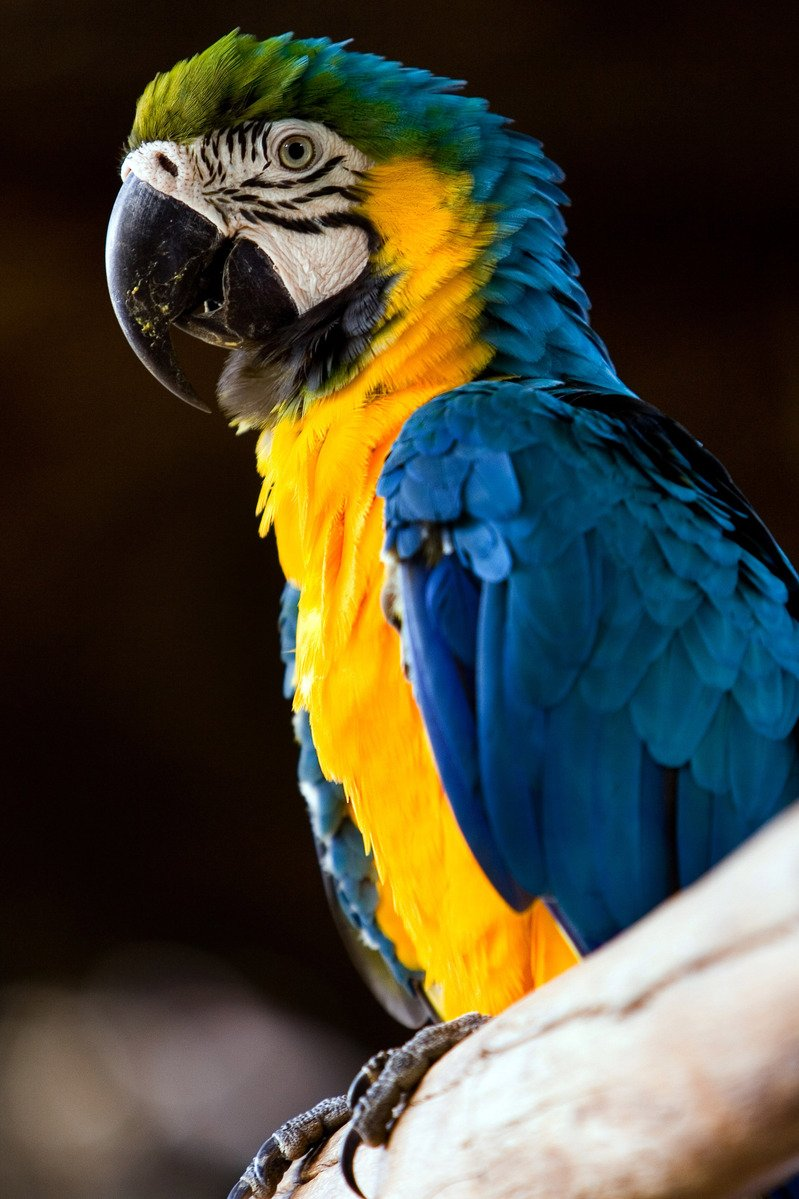
#> input picture clase6/jupyter_notebooks/curious-bird.jpg, 799 x 1199 px
$ jupyter execute pca.ipynb
#> lines starting #> are read from the running program, lines starting #| are printed output that depends on the picture
[cell 1]
import pandas as pd
import numpy as np
import matplotlib.pyplot as plt
import seaborn as sns

from sklearn.datasets import load_digits

# Análisis de componentes principales

Trabajar directamente con datos de alta dimensión, como imágenes, presenta algunas dificultades: es difícil de analizar, la interpretación es difícil, la visualización es casi imposible y el almacenamiento de los vectores de datos puede ser caro.

Sin embargo, los datos de alta dimensión suelen tener características que podemos aprovechar. Por ejemplo, los datos de alta dimensión suelen estar redundantes, es decir, muchas dimensiones son redundantes y pueden explicarse mediante una combinación de otras dimensiones. Además, las dimensiones de los datos suelen estar correlacionadas de modo que los datos poseen una estructura intrínseca de menor dimensión.

La reducción de dimensionalidad explota la estructura y la correlación y nos permite trabajar con una representación más compacta de los datos, idealmente sin perder información.

El análisis de componentes principales (PCA) es un algoritmo para la reducción de dimensionalidad lineal. PCA existe desde hace más de 100 años y sigue siendo una de las técnicas más utilizadas para la compresión y visualización de datos. También se utiliza para la identificación de patrones simples, factores latentes y estructuras de datos de alta dimensión.

Para este notebook vamos a trabajar con el dataset [conjuntos de datos de dígitos escritos a mano de UCI ML](https://archive.ics.uci.edu/ml/datasets/Optical+Recognition+of+Handwriting+Digits).

El conjunto de datos contiene imágenes de dígitos escritos a mano: 10 clases donde cada clase hace referencia a un dígito. De un total de 43 personas, 30 contribuyeron al conjunto de entrenamiento y 13 al conjunto de prueba. Los mapas de bits de 32x32 se dividen en bloques de 4x4 que no se superponen y se cuenta el número de píxeles en cada bloque. Esto genera una matriz de entrada de 8x8 donde cada elemento es un número entero en el rango de 0 a 16.

Son un total de 1797 muestras.

[cell 2]
digits = load_digits()
digits.data.shape

Veamos algunas de las imágenes:

[cell 3]
fig, axes = plt.subplots(5, 5, figsize=(6, 6),
                         subplot_kw={'xticks':[], 'yticks':[]},
                         gridspec_kw=dict(hspace=0.1, wspace=0.1))

for i, ax in enumerate(axes.flat):
    ax.imshow(digits.images[i], cmap='Blues', interpolation='nearest')

Es decir que en estas imágenes tienen 64 dimensiones, veamos como se organizan las mismas si aplicamos PCA de 2 dimensiones. Para ello usamos la clase [PCA](https://scikit-learn.org/stable/modules/generated/sklearn.decomposition.PCA.html) de Scikit-Learn:

[cell 4]
from sklearn.decomposition import PCA
pca = PCA(n_components=2) # Proyectamos de 64 a 2 dimensiones
pca.fit(digits.data)

[cell 5]
projected = pca.transform(digits.data)

[cell 6]
print(digits.data.shape)
print(projected.shape)

Los componentes que encontramos son:

[cell 7]
print(pca.components_.shape)
print(pca.components_)

Vemos que son 2 de 64 elementos, además vemos dado que son vectores propios se cumple:

El producto escalar entre los dos componentes es cero:

[cell 8]
np.dot(pca.components_[0], pca.components_[1])

Y el módulo de ambos es uno:

[cell 9]
np.linalg.norm(pca.components_[0])

[cell 10]
np.linalg.norm(pca.components_[1])

Además también tenemos los valores propios:

[cell 11]
pca.singular_values_

La varianza explicada de cada componente:

[cell 12]
pca.explained_variance_

Y la varianza explicada relativa:

[cell 13]
pca.explained_variance_ratio_

También tenemos la media que es necesaria restarla al principio ya que los componentes solo tienen en cuenta la media:

[cell 14]
pca.mean_

Dado que es de dos dimensiones, podemos graficar en un gráfico de dispersión:

[cell 15]
sns.set()

plt.scatter(projected[:, 0], projected[:, 1], c=digits.target, edgecolor='none', alpha=0.75,
            cmap='Dark2')
plt.xlabel('Componente 1')
plt.ylabel('Componente 2')
plt.colorbar();

Se puede considerar el PCA como un proceso de elección de funciones base óptimas, de modo que sumar solo las primeras sea suficiente para reconstruir adecuadamente la mayor parte de los elementos del conjunto de datos.

Podemos usar 8 componentes (mas la media), dado que nos quedan representaciones del mismo tamaño de la imágen podemos visualizarlas:

[cell 16]
n_components=8

pca = PCA(n_components=n_components)
Xproj = pca.fit_transform(digits.data)

mean_img = pca.mean_.reshape(8, -1)

components = pca.components_.reshape(8, 8, -1)

[cell 17]
sns.set_style('white')
f, ax = plt.subplots(1, 9, sharey=True, figsize=(14, 14))
ax[0].imshow(mean_img, cmap='Reds', interpolation='nearest')
ax[0].set_xticks([])
ax[0].set_yticks([])
ax[0].set_xlabel("Media")
for i in range(8):
    ax[i+1].imshow(components[i], cmap='Reds', interpolation='nearest')
    ax[i+1].set_xticks([])
    ax[i+1].set_yticks([])
    ax[i+1].set_xlabel(f"comp. {i+1}")
plt.tight_layout()
plt.show()
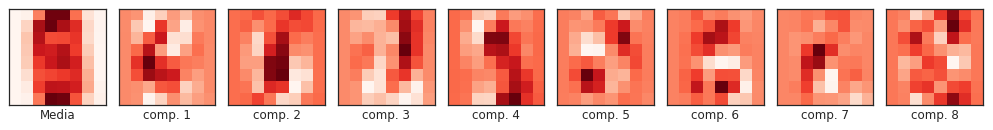
#> figure drawn by matplotlib, 9 panels

PCA permite recuperar las características destacadas (saliencia) de la imagen con solo una media más ocho componentes. La cantidad de cada píxel en cada componente es el analogo de la orientación del vector en 2-D.

Una imágen usando 8 componentes lo podemos representar con la fórmula:

[cell 18]
equation = "img_8_comp = media "
for i in range(n_components):
    equation += f"+ {pca.singular_values_[i]:.0f} comp_{i+1} "
print(equation)

[cell 19]
f, ax = plt.subplots(1, 2, figsize=(4, 4))
ax[0].imshow(digits.data[-1].reshape(8, -1), cmap='Blues_r', interpolation='nearest')
ax[0].set_xticks([])
ax[0].set_yticks([])
ax[0].set_title("Imágen original")

# Obtenemos la imagen usando 8 componentes
approx = pca.mean_.copy()
for i in range(n_components):
    approx += Xproj[-1][i] * pca.components_[i]

ax[1].imshow(approx.reshape(8, -1), cmap='Reds_r', interpolation='nearest')
ax[1].set_xticks([])
ax[1].set_yticks([])
ax[1].set_title("Imágen 8 comp.")

plt.tight_layout()
plt.show()
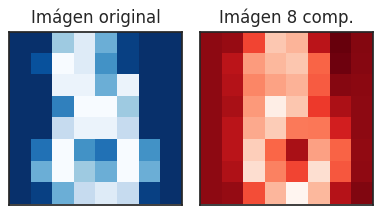
#> figure drawn by matplotlib, 2 panels

## Elección del número de componentes

Una parte importante del uso de PCA es determinar cuántos componentes se necesitan para describir los datos. Esto se puede determinar observando el índice de varianza explicada acumulada en función del número de componentes:

[cell 20]
sns.set()
pca = PCA().fit(digits.data)

plt.plot(np.cumsum(pca.explained_variance_ratio_))
plt.plot([12, 12], [0.2, 1.0], color="r", linestyle="--")
plt.xlabel('Número de componentes')
plt.ylabel('Varianza explicada acumulada');
#> figure, not shown here; curve peaks at x = 60, y = 1

Esta curva cuantifíca qué parte de la varianza total de 64 dimensiones está contenida dentro de los primeros N componentes.

Por ejemplo, se observa que con los dígitos los primeros 12 componentes contienen aproximadamente el 80% de la varianza, mientras que se necesitan alrededor de 50 componentes para describir cerca del 100% de la varianza.

## Comprimiendo imágenes

Un ejemplo muy visual de PCA es comprimir una imágen y visualizar cuanta calidad perdemos en diferentes componentes.

Para este ejemplo, vamos a usar [Scikit-Image](https://scikit-image.org/) el cual nos ofrece algoritmos de procesamiento de imágenes.

[cell 21]
import skimage

[cell 22]
path = './curious-bird.jpg'

image_orig = skimage.io.imread(path) # Load image
#> image_orig is the input picture: shape (1199, 799, 3); mean R, G, B 74, 72.8, 57.7

[cell 23]
sns.set_style('white')

f, ax = plt.subplots(figsize=(4, 5))
ax.imshow(image_orig)
ax.set_xticks([])
ax.set_yticks([]);

Trabajar con imágenes en color posee la dificultad de que se trata de 3 canales de color. En esencia, son 3 imágenes en una, donde cada canal de color define una única imagen.

[cell 24]
f, ax = plt.subplots(1,3, figsize=(4*3, 5))
ax[0].imshow(image_orig[:,:,0], cmap="Reds_r")
ax[1].imshow(image_orig[:,:,1], cmap="Greens_r")
ax[2].imshow(image_orig[:,:,2], cmap="Blues_r")
ax[0].set_xticks([])
ax[0].set_yticks([])
ax[1].set_xticks([])
ax[1].set_yticks([])
ax[2].set_xticks([])
ax[2].set_yticks([])
plt.tight_layout();
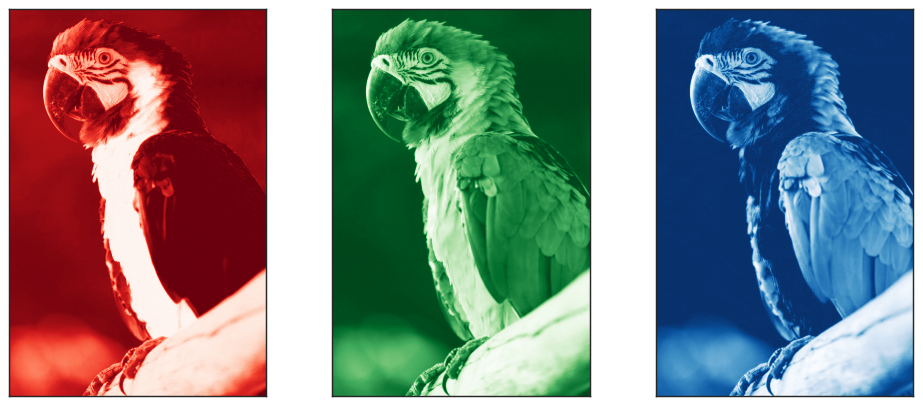
#> figure drawn by matplotlib, 3 panels

Para simplificar el problema al tratar con datos de entrada multicanal, transformamos la imagen en color en una matriz bidimensional apilando los canales de color uno encima del otro.

[cell 25]
width = image_orig.shape[0]
#> width = 1199
height = image_orig.shape[1]
#> height = 799
channels = image_orig.shape[2]
#> channels = 3

image = image_orig.reshape(width, height*channels)
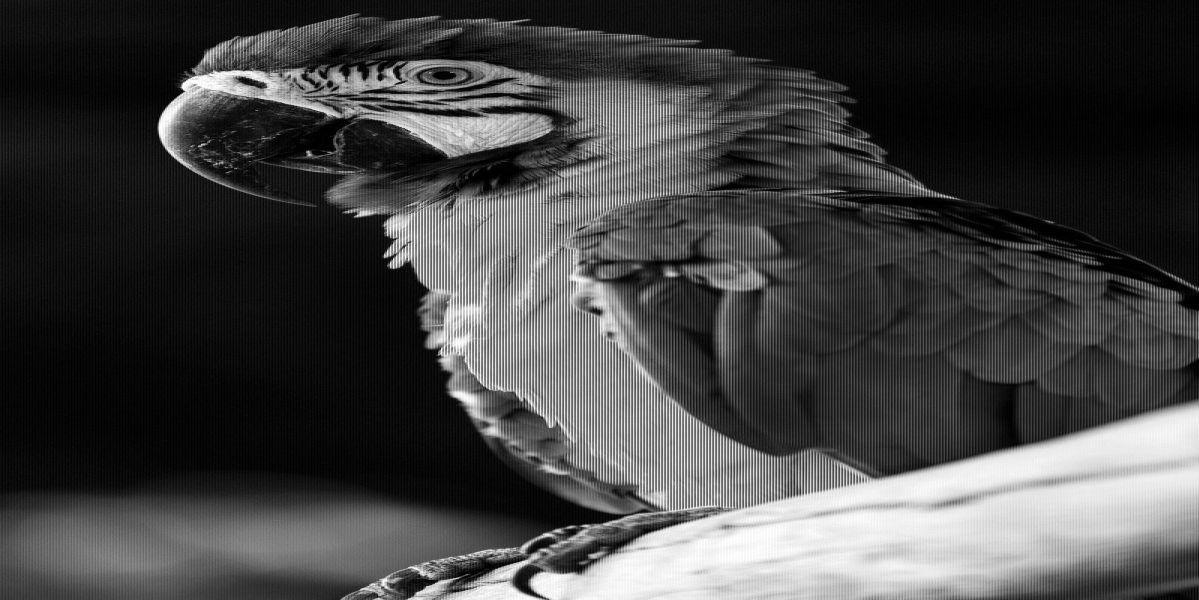
#> image: shape (1199, 2397) (shown at 1/2 size); min 0, max 255, mean 68.2

[cell 26]
image.shape
#> Out = (1199, 2397)

Ahora comprimimos la imágen, veamos como la varianza explicada se acumula:

[cell 27]
sns.set()
pca = PCA().fit(image.astype("float"))

plt.plot(np.cumsum(pca.explained_variance_ratio_))
plt.plot([4, 4], [0.5, 0.8], color="r", linestyle="--")
plt.plot([25, 25], [0.5, 0.95], color="r", linestyle="--")
plt.plot([90, 90], [0.5, 0.99], color="r", linestyle="--")

plt.xlim([-10, 150])
plt.xlabel('Número de componentes')
plt.ylabel('Varianza explicada acumulada');
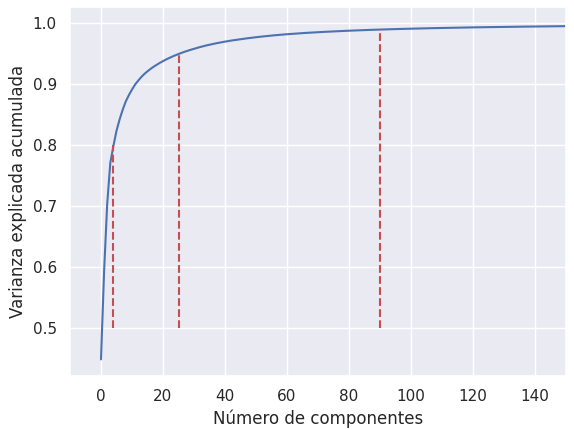
#> figure drawn by matplotlib, 1 panel; curve peaks at x = 1197, y = 1

Vemos que con:

- 5 componentes explicamos el 80% de la varianza.
- 26 componentes explicamos el 95% de la varianza.
- 90 componentes explicamos el 99% de la varianza.

[cell 28]
def compress_image(n_components, image, size):
#> called with n_components = 5, size = (1199, 799, 3)
    pca = PCA(n_components=n_components)
    image_compressed = pca.fit_transform(image.astype("float"))
#> image_compressed = 1199 rows, first 6: [-1926.6, -1190.6, -1346.9, -1414.7, 569.5], [-1922.7, -1201.4, -1348.9, -1420.1, 573.2], [-1915.5, -1189.6, -1351.9, -1421.5, 566.7], [-1917.3, -1184.3, -1348.5, -1420.3, 565], [-1926.3, -1199.1, -1348.9, -1424.1, 574.1], [-1922.5, -1196.5, -1356.1, -1425.6, 572.9]
    return pca.inverse_transform(image_compressed).reshape(size).astype("uint8")

[cell 29]
image_4 = compress_image(5, image, image_orig.shape)
image_26 = compress_image(26, image, image_orig.shape)
image_90 = compress_image(90, image, image_orig.shape)
#> call 3 of compress_image, with n_components = 90, size = (1199, 799, 3)
#> in compress_image (call 3), `image_compressed = pca.fit_transform(image.astype("float"))`:
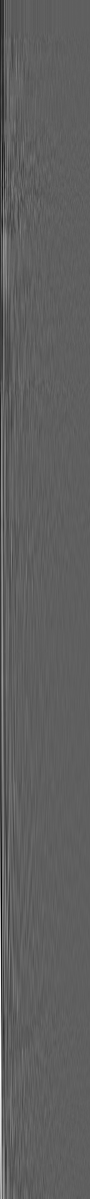
#> image_compressed: shape (1199, 90) float64; min -3002.2, max 4981.5, mean 0; drawn with min black and max white
image_200 = compress_image(200, image, image_orig.shape)
#> call 4 of compress_image, with n_components = 200, size = (1199, 799, 3)
#> in compress_image (call 4), `image_compressed = pca.fit_transform(image.astype("float"))`:
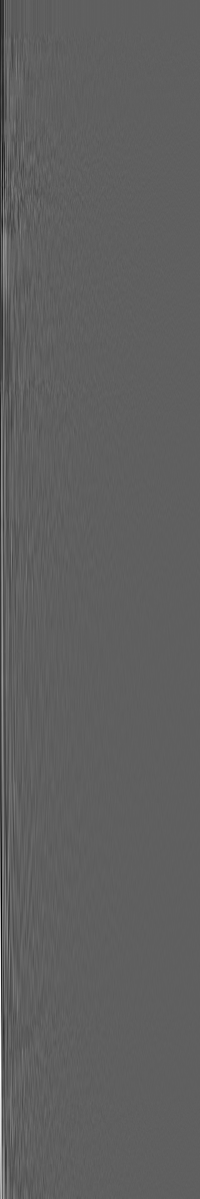
#> image_compressed: shape (1199, 200) float64; min -3002.2, max 4981.5, mean 0; drawn with min black and max white
#> in compress_image (call 4), `return pca.inverse_transform(image_compressed).reshape(size).astype("u..`:
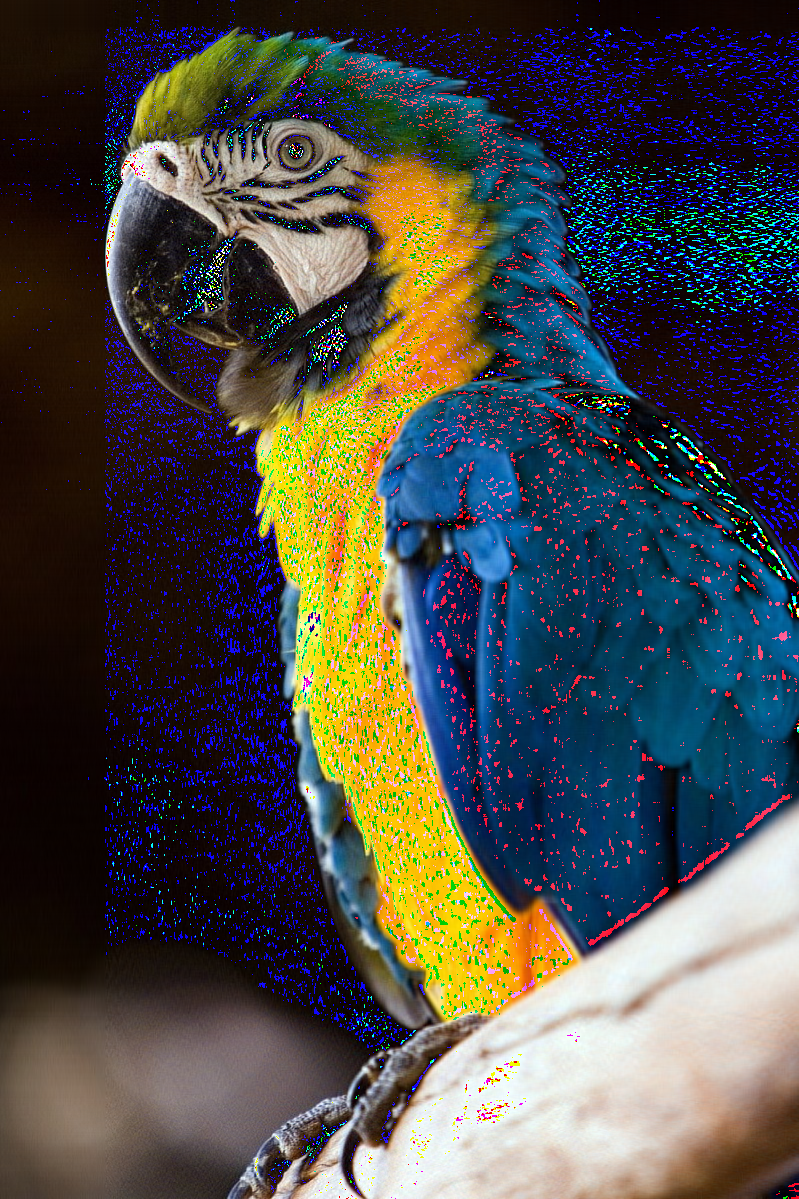
#> returned value: shape (1199, 799, 3); mean of channels 0, 1, 2 74.6, 74.5, 71.4; drawn as R, G, B
image_400 = compress_image(400, image, image_orig.shape)
#> in compress_image (call 5), `image_compressed = pca.fit_transform(image.astype("float"))`:
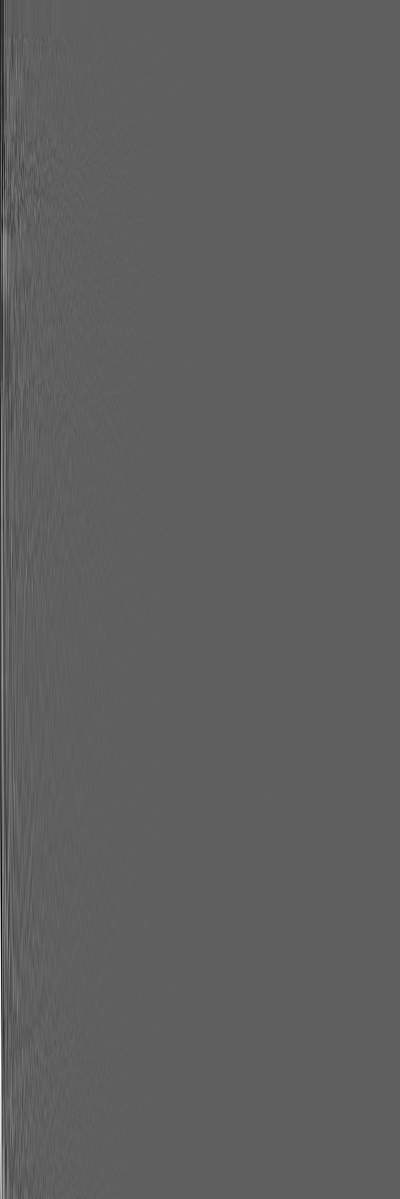
#> image_compressed: shape (1199, 400) float64; min -3002.2, max 4981.5, mean 0; drawn with min black and max white
#> in compress_image (call 5), `return pca.inverse_transform(image_compressed).reshape(size).astype("u..`:
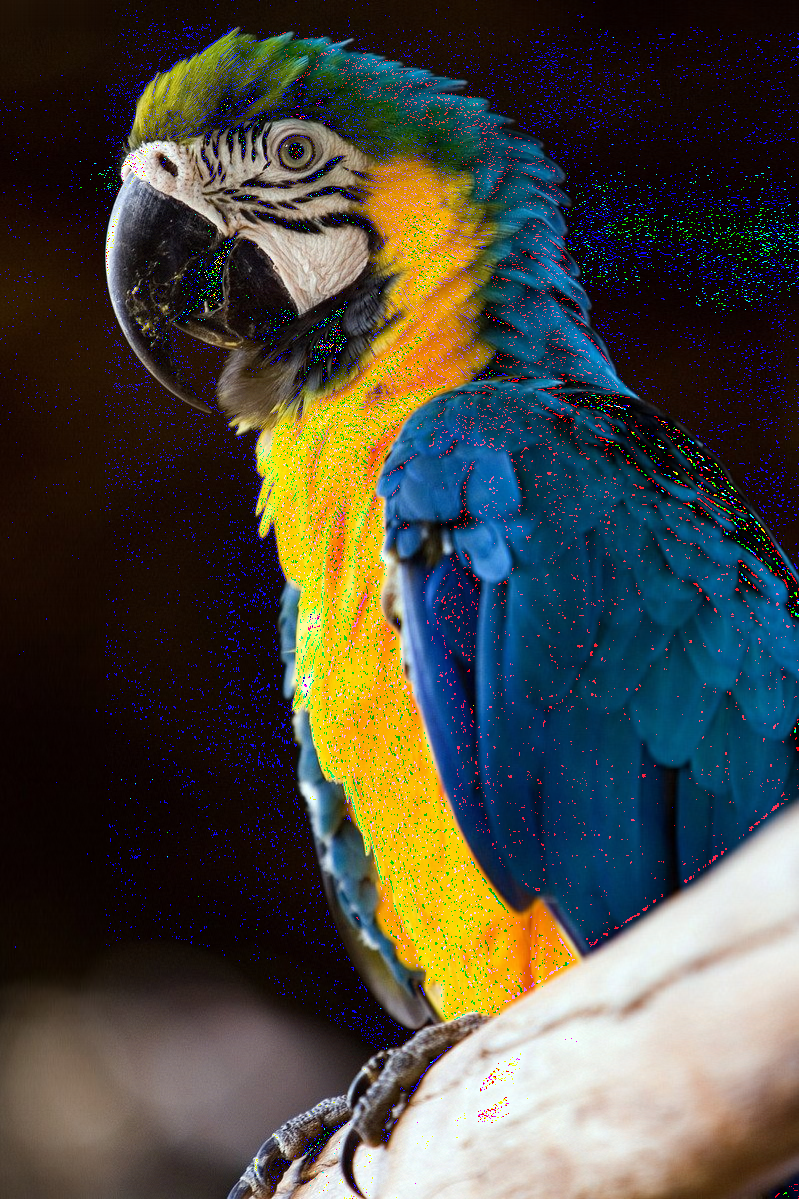
#> returned value: shape (1199, 799, 3); mean of channels 0, 1, 2 74.1, 72.9, 63.3; drawn as R, G, B

[cell 30]
fig, ax = plt.subplots(2,3, figsize=(10,10))

ax[0, 0].imshow(image_4)
ax[0, 0].set_xticks([])
ax[0, 0].set_yticks([])
ax[0, 0].set_title("Img. compr. (PCA: 4)")

ax[0, 1].imshow(image_26)
ax[0, 1].set_xticks([])
ax[0, 1].set_yticks([])
ax[0, 1].set_title("Img. compr. (PCA: 26)")

ax[0, 2].imshow(image_90)
ax[0, 2].set_xticks([])
ax[0, 2].set_yticks([])
ax[0, 2].set_title("Img. compr. (PCA: 90)")

ax[1, 0].imshow(image_200)
ax[1, 0].set_xticks([])
ax[1, 0].set_yticks([])
ax[1, 0].set_title("Img. compr. (PCA: 200)")

ax[1, 1].imshow(image_400)
ax[1, 1].set_xticks([])
ax[1, 1].set_yticks([])
ax[1, 1].set_title("Img. compr. (PCA: 400)")

ax[1, 2].imshow(image_orig)
ax[1, 2].set_xticks([])
ax[1, 2].set_yticks([])
ax[1, 2].set_title("Imagen original")

plt.tight_layout();
